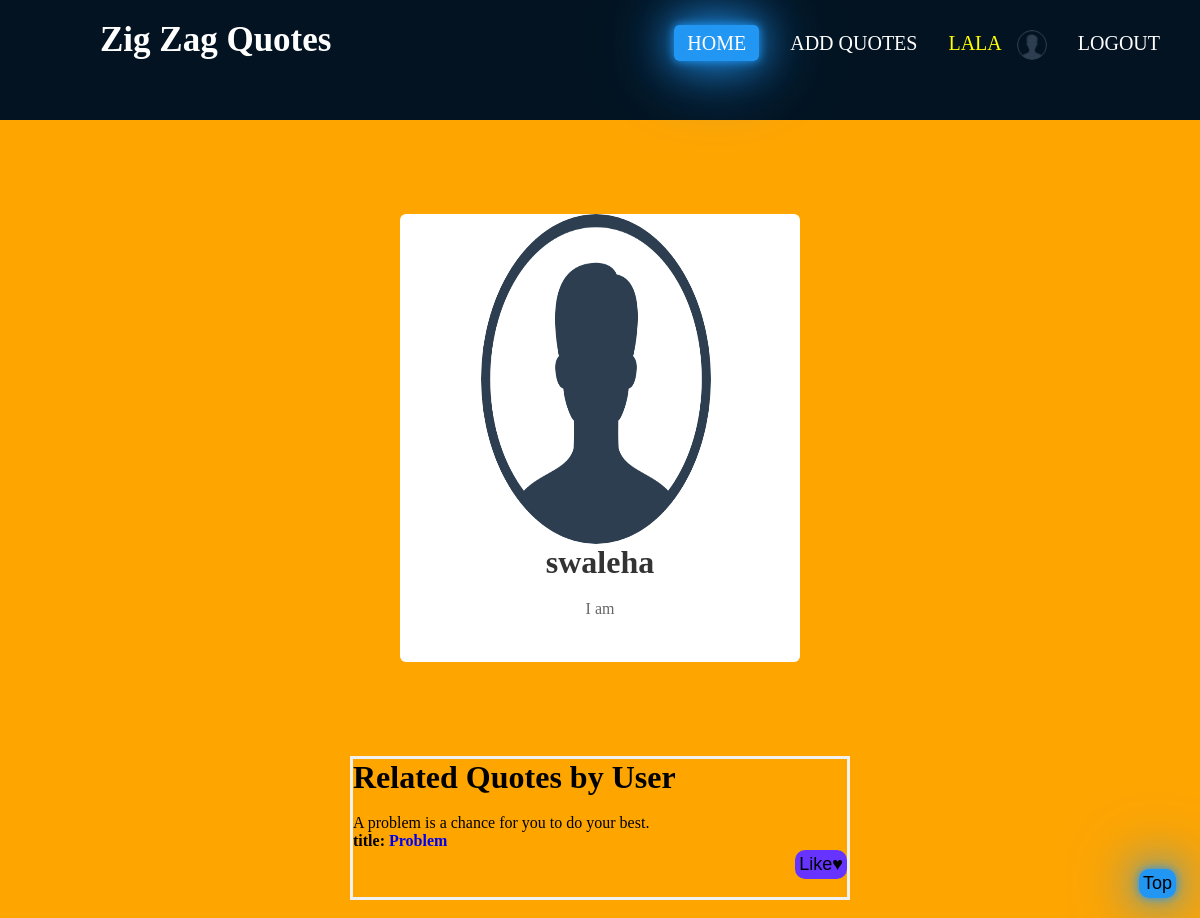
The app's page /account/2/profile/ (signed in) with its own data.
### quotes/models.py (models this page shows, shortened)
class Profile(models.Model):
    profile_pic = models.ImageField(default="profile.png", upload_to='images/', blank=True, null=True)
    user = models.OneToOneField(settings.AUTH_USER_MODEL, on_delete=models.CASCADE)
    bio = models.CharField(max_length=250, default="I am")
    date_of_birth = models.DateField(blank=True, null=True)
    facebook_url = models.CharField(max_length=250, null=True, blank=True)
    youtube_url = models.CharField(max_length=250, null=True, blank=True)
    twitter_url = models.CharField(max_length=250, null=True, blank=True)
    linkedin_url = models.CharField(max_length=250, null=True, blank=True)
    instagram_url = models.CharField(max_length=250, null=True, blank=True)

class Quote(models.Model):
    author = models.ForeignKey(settings.AUTH_USER_MODEL, on_delete=models.CASCADE, related_name='quotes')
    title = models.CharField(max_length=250)
    body = models.TextField()
    users_like = models.ManyToManyField(settings.AUTH_USER_MODEL, related_name='Quotes_liked', blank=True)
    time = models.DateTimeField(auto_now_add=True, db_index=True)
    category = models.CharField(max_length=250, default='Popular Quote')

### account/views.py (the view)
# urls.py: path('<str:pk>/profile/', ProfilePage.as_view(), name='profile_page'),
class ProfilePage(generic.DetailView):
    model = apps.get_model('quotes', 'Profile')
    template_name = "registration/profile_page.html"
    def get_context_data(self, **kwargs):
        context = super().get_context_data(**kwargs)
        Profile = apps.get_model('quotes', 'Profile')
        Quote = apps.get_model('quotes', 'Quote')
        query1 = Profile.objects.get(id=self.kwargs['pk'])
        context['post'] = Quote.objects.filter(author=query1.user)
        context['post_len'] = len(Quote.objects.filter(author=query1.user))
        context['query'] = query1
        return context

### account/templates/registration/profile_page.html (shortened to what this page needs)
{% extends "home_layout.html" %}
{% load static %}
{% block content %}
    {% if query.profile_pic %}
            <img class="image" src="{{query.profile_pic.url}}">&ensp;
                {% else %}<img class="image" src="{% static 'profile.png' %}">
    {% endif %}
    {% if query.user.first_name %}
        <h2 class="name">{{query.user.first_name}} {{query.user.last_name}}</h2>
    {% else %}
        <h2 class="name">{{query.user}}</h2>
    {% endif %}
    <p class="dob">
        {{query.bio}}<br>
    </p>
{% endblock %}
{% block footer %}
<h1>Related Quotes by User</h1><br>
{% if post_len > 0 %}
    {% for post in post %}
    {% if post.title %}
              <blockquote >{{post.body|safe}}</blockquote>
              <h4>title: <a  href="{% url 'quotes:quote_detail' post.pk post.category|slugify %}">{{post.title|safe}}</a></h4>
              <form action="{% url 'quotes:quote_like' post.pk %}" method ="POST" style="text-align:right;">
                   <input type="submit" value="Like&#9829;">
              </form><br>
    {% endif %}
         {% endfor %}
{% else %}
    <p>No Post Created............</p>
{% endif %}
{% endblock %}

### quotes/templates/home_layout.html (shortened to what this page needs)
{% load static %}
<html>
{% load static %}
<head>
</head>
<body>
<nav>
    <small class="logo"><a class="active" href="{% url 'quotes:home' %}" style="color:white;box-shadow:none;background:none;">Zig Zag Quotes</a></small>
    <ul>
        <li><a class="active" href="{% url 'quotes:home' %}">home</a></li>
        <li><a href="{% url 'quotes:add_quotes' %}">Add Quotes</a></li>
        {% if request.user.is_authenticated %}
            <li><a  href="{% url 'profile_page' user.profile.id %}" style="color: yellow; box-shadow:none; padding:0; background: none;">
                {{user.username}}&ensp;
                {% if user.profile.profile_pic %}<img class="image1" src="{{user.profile.profile_pic.url}}">
                {% else %}<img class="image1" src="{% static 'profile.png' %}">
                {% endif %}
            </a></li>
            <li><a href="{% url 'logout' %}">Logout</a></li>
        {% else %}
            <li><a href="{% url 'login' %}">Log-in</a></li>
            <li><a href="{% url 'register' %}">Register</a></li>
        {% endif %}
    </ul>
</nav><br>
     <br>
     <br>
    <div class="content">
        {% block content %}
        {% endblock %}
     </div><br><br><br>
    <div class="footer">
        {% block footer %}
        {% endblock %}
     </div><br>
<button onclick="topFunction()" id="myBtn" title="Go to top">Top</button>
</body>
</html>

### quotes/templates/home_layout.html (style rules this page uses)
* { padding: 0; margin: 0; text-decoration: none; list-style: none; box-sizing: border-box; }
h2 { font-size: 50px; color: #33ffff; }
p { font-size: 20px; color: blue; }
body { background: orange; }
nav { background: #031321; height: 120px; width: 100% }
small.logo { color: white; font-size: 35px; line-height: 80px; padding: 0 100px; font-weight: bold; }
nav ul { float: right; margin-right: 20px; padding: 30px 0 0 0; }
nav ul li { display: inline-block; line-height: 20px; margin: 0 7px; }
nav ul li a { color: white; font-size: 20px; padding: 7px 13px; border-radius: 5px; text-decoration: none; text-transform: uppercase; }
#myBtn { display: block; position: fixed; bottom: 20px; right: 2%; cursor: pointer; }
.active, #myBtn, a:hover { background: #2196f3; box-shadow: 0 0 10px #2196f3, 0 0 40px #2196f3, 0 0 80px #2196f3; transition: .5s; }
.image1 { vertical-align: middle; width: 30px; height: 30px; border-radius: 50%; }
input, button, label { border-radius: 10px; border: none; padding: 4px; color: #000; background-color: #6633FF; font-size: 18px; }

### account/templates/registration/profile_page.html (style rules this page uses)
.image { vertical-align: middle; width: 230px; height: 330px; border-radius: 50%; }
.content { width: 400px; margin: 40px auto 40px; background-color: #fff; padding: 0 20px 20px; border-radius: 6px; text-align: center; }
.name { font-size: 32px; font-weight: 600; margin-bottom: 15px; color: #333; }
.bio,.dob { font-size: 16px; line-height: 26px; margin-bottom: 20px; color: #666; }

### records on screen
Profile: profile_pic (placeholder picture), user "swaleha", bio "I am"
Quote: body "A problem is a chance for you to do your best.", title "Problem"

### other values on screen
{{ user.username }} "LALA"
